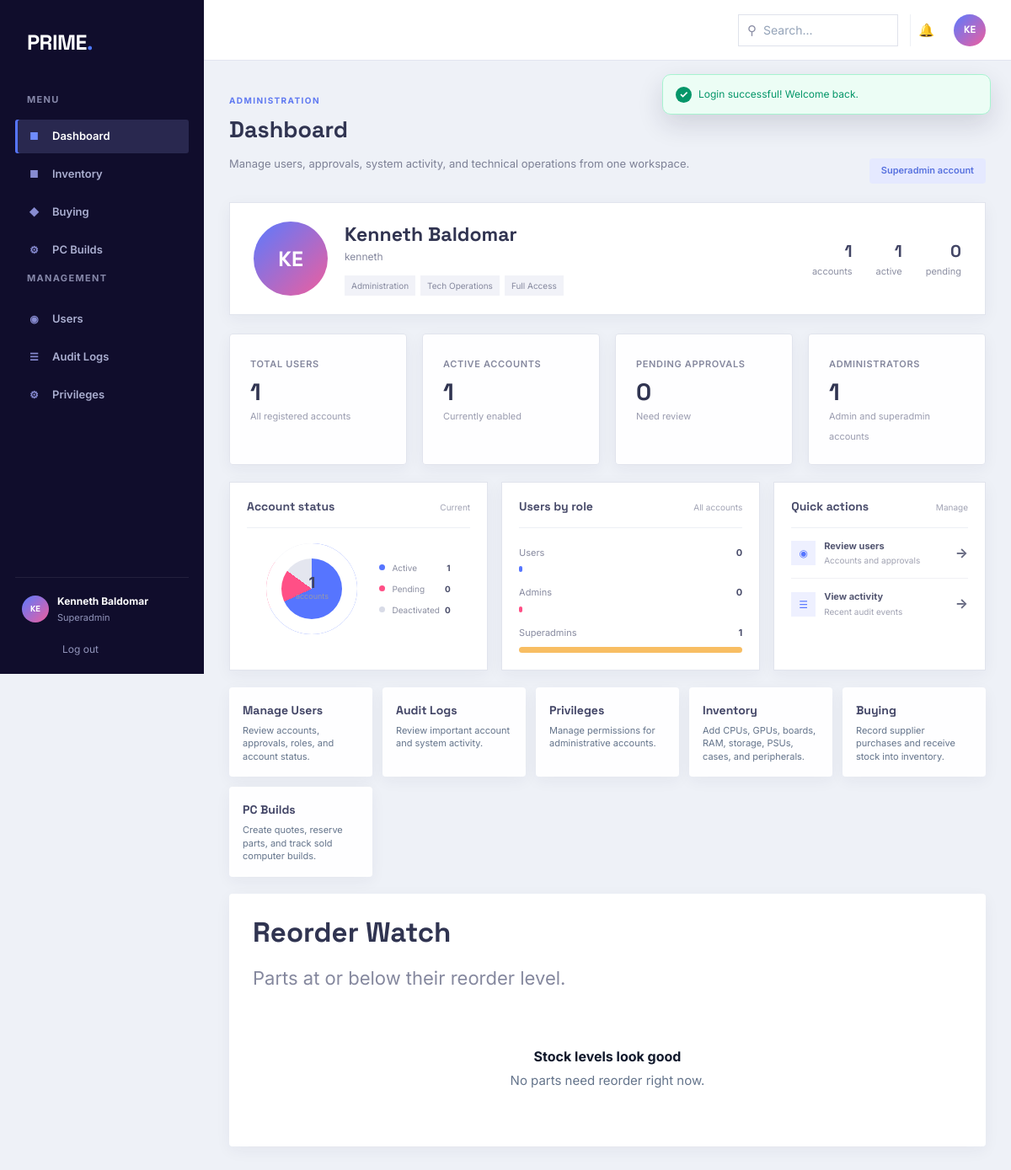
The app's page /dashboard.php (signed in) with its own data.
### tables this page shows
CREATE TABLE `users` (
  `id` int(11) NOT NULL,
  `id_number` varchar(20) NOT NULL,
  `username` varchar(100) NOT NULL,
  `first_name` varchar(100) NOT NULL,
  `middle_name` varchar(100) DEFAULT NULL,
  `last_name` varchar(100) NOT NULL,
  `extension` varchar(20) DEFAULT NULL,
  `birthdate` date NOT NULL,
  `age` int(11) NOT NULL,
  `street` varchar(255) NOT NULL,
  `barangay` varchar(100) DEFAULT NULL,
  `city` varchar(100) NOT NULL,
  `province` varchar(100) NOT NULL,
  `country` varchar(100) NOT NULL,
  `zip` varchar(10) NOT NULL,
  `email` varchar(150) NOT NULL,
  `password` varchar(255) NOT NULL,
  `role` enum('user','admin','superadmin') NOT NULL DEFAULT 'user',
  `status` enum('pending','active','deactivated') NOT NULL DEFAULT 'pending',
  `deactivation_duration` enum('1_month','3_months','6_months','manual') DEFAULT NULL,
  `deactivated_until` datetime DEFAULT NULL,
  `status_reason` varchar(255) DEFAULT NULL,
  `status_changed_at` datetime DEFAULT NULL,
  `auth_q1` varchar(255) DEFAULT NULL,
  `auth_a1` varchar(255) DEFAULT NULL,
  `auth_q2` varchar(255) DEFAULT NULL,
  `auth_a2` varchar(255) DEFAULT NULL,
  `auth_q3` varchar(255) DEFAULT NULL,
  `auth_a3` varchar(255) DEFAULT NULL,
  `must_change_password` tinyint(1) NOT NULL DEFAULT 0,
  `created_at` timestamp NOT NULL DEFAULT current_timestamp()
);

### auth.php (called while the page is built, shortened)
<?php
function e($value) {
    return htmlspecialchars((string)$value, ENT_QUOTES, 'UTF-8');
}
function current_app_user(mysqli $conn): ?array {
    $stmt = $conn->prepare("SELECT id, username, first_name, last_name, role, status, must_change_password FROM users WHERE id = ? LIMIT 1");
    $stmt->bind_param('i', $_SESSION['user_id']);
    $stmt->execute();
    $user = $stmt->get_result()->fetch_assoc();
    return $user;
}
function require_login(mysqli $conn): array {
    $user = current_app_user($conn);
    return $user;
}
?>

### dashboard.php (the view, shortened to what this page needs)
<?php
require_once 'config.php';
$currentUser = require_login($conn);
$stats = [
    'users' => 0,
    'admins' => 0,
    'superadmins' => 0,
    'pending' => 0,
    'active' => 0,
    'deactivated' => 0,
    'parts' => 0,
    'low_stock' => 0,
    'builds' => 0,
    'inventory_value' => 0,
];
$statsResult = $conn->query("SELECT role, status, COUNT(*) AS total FROM users GROUP BY role, status");
if ($statsResult) {
    while ($stat = $statsResult->fetch_assoc()) {
        $roleKey = $stat['role'] === 'user' ? 'users' : $stat['role'] . 's';
        $stats[$roleKey] += (int)$stat['total'];
        $stats[$stat['status']] += (int)$stat['total'];
    }
}
$partStats = $conn->query("SELECT COUNT(*) AS parts, SUM(stock <= reorder_level) AS low_stock, COALESCE(SUM(stock * unit_cost), 0) AS inventory_value FROM tech_parts");
if ($partStats) {
    $row = $partStats->fetch_assoc();
    $stats['parts'] = (int)($row['parts'] ?? 0);
    $stats['low_stock'] = (int)($row['low_stock'] ?? 0);
    $stats['inventory_value'] = (float)($row['inventory_value'] ?? 0);
}
$buildStats = $conn->query("SELECT COUNT(*) AS builds FROM pc_builds WHERE status IN ('quoted', 'reserved')");
if ($buildStats) {
    $stats['builds'] = (int)($buildStats->fetch_assoc()['builds'] ?? 0);
}
$lowStockResult = $conn->query("SELECT sku, name, stock, reorder_level FROM tech_parts WHERE stock <= reorder_level ORDER BY stock ASC, name ASC LIMIT 5");
$lowStockParts = $lowStockResult ? $lowStockResult->fetch_all(MYSQLI_ASSOC) : [];
$isAdminDashboard = in_array($currentUser['role'], ['admin', 'superadmin'], true);
$displayName = trim(($currentUser['first_name'] ?? '') . ' ' . ($currentUser['last_name'] ?? '')) ?: ($currentUser['username'] ?? 'Account');
$avatarLetters = strtoupper(substr(preg_replace('/[^A-Za-z]/', '', $displayName), 0, 2));
$totalAccounts = $stats['users'] + $stats['admins'] + $stats['superadmins'];
?>
<!DOCTYPE html>
<html lang="en">
<head>
    <link rel="stylesheet" href="css/style.css">
</head>
<body>
    <?php include 'header.php'; ?>
    <?php if(isset($_SESSION['success'])): ?>
        <div class="form-success" id="alertBox"><?= htmlspecialchars($_SESSION['success']); unset($_SESSION['success']); ?></div>
    <?php endif; ?>
    <main class="container dashboard-page <?= $isAdminDashboard ? 'admin-dashboard-content' : ''; ?>">
        <div class="dashboard-intro">
            <div>
                <p class="eyebrow"><?= $isAdminDashboard ? 'ADMINISTRATION' : 'TECH OPERATIONS'; ?></p>
                <h2><?= $isAdminDashboard ? 'Dashboard' : 'Good to see you, ' . e($displayName) . '.'; ?></h2>
                <p class="dashboard-summary">
                    <?= $isAdminDashboard
                        ? 'Manage users, approvals, system activity, and technical operations from one workspace.'
                        : 'Manage computer parts inventory, supplier buying, and PC build jobs from one workspace.'; ?>
                </p>
            </div>
            <span class="dashboard-role"><?= e(ucfirst($currentUser['role'])); ?> account</span>
        </div>
        <?php if ($isAdminDashboard): ?>
            <section class="admin-profile-card">
                <div class="admin-profile-main">
                    <span class="admin-avatar large"><?= e($avatarLetters); ?></span>
                    <div>
                        <h1><?= e($displayName); ?></h1>
                        <p><?= e($currentUser['email'] ?? $currentUser['username']); ?></p>
                        <div class="admin-profile-tags"><span>Administration</span><span>Tech Operations</span><span>Full Access</span></div>
                    </div>
                </div>
                <div class="admin-profile-meta"><span><strong><?= number_format($totalAccounts); ?></strong> accounts</span><span><strong><?= number_format($stats['active']); ?></strong> active</span><span><strong><?= number_format($stats['pending']); ?></strong> pending</span></div>
            </section>
        <?php endif; ?>
        <?php if ($isAdminDashboard): ?>
        <section class="dashboard-stats" aria-label="Account summary">
            <?php if (in_array($currentUser['role'], ['admin', 'superadmin'], true)): ?>
            <article class="stat-card stat-users">
                <span class="stat-label">Total users</span>
                <strong><?= number_format($stats['users'] + $stats['admins'] + $stats['superadmins']); ?></strong>
                <span class="stat-detail">All registered accounts</span>
            </article>
            <article class="stat-card stat-active">
                <span class="stat-label">Active accounts</span>
                <strong><?= number_format($stats['active']); ?></strong>
                <span class="stat-detail">Currently enabled</span>
            </article>
            <article class="stat-card stat-admins">
                <span class="stat-label">Pending approvals</span>
                <strong><?= number_format($stats['pending']); ?></strong>
                <span class="stat-detail">Need review</span>
            </article>
            <article class="stat-card stat-superadmins">
                <span class="stat-label">Administrators</span>
                <strong><?= number_format($stats['admins'] + $stats['superadmins']); ?></strong>
                <span class="stat-detail">Admin and superadmin accounts</span>
            </article>
            <?php endif; ?>
        </section>
        <?php endif; ?>
        <?php if ($isAdminDashboard): ?>
            <section class="admin-chart-grid" aria-label="Administration overview">
                <article class="admin-chart-card">
                    <div class="admin-card-heading"><h3>Account status</h3><span>Current</span></div>
                    <div class="status-chart"><div class="status-donut"><strong><?= number_format($totalAccounts); ?></strong><small>accounts</small></div><div class="status-legend"><span><i class="active-dot"></i>Active <b><?= number_format($stats['active']); ?></b></span><span><i class="pending-dot"></i>Pending <b><?= number_format($stats['pending']); ?></b></span><span><i class="disabled-dot"></i>Deactivated <b><?= number_format($stats['deactivated']); ?></b></span></div></div>
                </article>
                <article class="admin-chart-card">
                    <div class="admin-card-heading"><h3>Users by role</h3><span>All accounts</span></div>
                    <div class="role-bars"><span><label>Users <b><?= number_format($stats['users']); ?></b></label><i style="width: <?= $totalAccounts ? round(($stats['users'] / $totalAccounts) * 100) : 0; ?>%"></i></span><span><label>Admins <b><?= number_format($stats['admins']); ?></b></label><i class="admin-bar" style="width: <?= $totalAccounts ? round(($stats['admins'] / $totalAccounts) * 100) : 0; ?>%"></i></span><span><label>Superadmins <b><?= number_format($stats['superadmins']); ?></b></label><i class="superadmin-bar" style="width: <?= $totalAccounts ? round(($stats['superadmins'] / $totalAccounts) * 100) : 0; ?>%"></i></span></div>
                </article>
                <article class="admin-chart-card admin-quick-card">
                    <div class="admin-card-heading"><h3>Quick actions</h3><span>Manage</span></div>
                    <a href="admin_users.php"><span class="quick-icon">&#9673;</span><span><strong>Review users</strong><small>Accounts and approvals</small></span><b>&rarr;</b></a>
                    <a href="audit_logs.php"><span class="quick-icon">&#9776;</span><span><strong>View activity</strong><small>Recent audit events</small></span><b>&rarr;</b></a>
                </article>
            </section>
        <?php endif; ?>
        <?php if ($isAdminDashboard): ?>
        <section class="dashboard-actions">
            <?php if (in_array($currentUser['role'], ['admin', 'superadmin'], true)): ?>
            <a class="tech-action" href="admin_users.php">
                <strong>Manage Users</strong>
                <span>Review accounts, approvals, roles, and account status.</span>
            </a>
            <a class="tech-action" href="audit_logs.php">
                <strong>Audit Logs</strong>
                <span>Review important account and system activity.</span>
            </a>
            <?php if ($currentUser['role'] === 'superadmin'): ?>
            <a class="tech-action" href="manage_privileges.php">
                <strong>Privileges</strong>
                <span>Manage permissions for administrative accounts.</span>
            </a>
            <?php endif; ?>
            <?php endif; ?>
            <a class="tech-action" href="inventory.php">
                <strong>Inventory</strong>
                <span>Add CPUs, GPUs, boards, RAM, storage, PSUs, cases, and peripherals.</span>
            </a>
            <a class="tech-action" href="purchases.php">
                <strong>Buying</strong>
                <span>Record supplier purchases and receive stock into inventory.</span>
            </a>
            <a class="tech-action" href="builds.php">
                <strong>PC Builds</strong>
                <span>Create quotes, reserve parts, and track sold computer builds.</span>
            </a>
        </section>
        <?php endif; ?>
        <?php if ($isAdminDashboard): ?>
        <section class="admin-panel dashboard-low-stock">
            <div class="admin-heading">
                <div>
                    <h2>Reorder Watch</h2>
                    <p>Parts at or below their reorder level.</p>
                </div>
            </div>
            <?php if ($lowStockParts): ?>
                <div class="table-wrap">
                    <table class="admin-table">
                        <thead><tr><th>SKU</th><th>Part</th><th>Stock</th><th>Reorder Level</th></tr></thead>
                        <tbody>
                        <?php foreach ($lowStockParts as $part): ?>
                            <tr>
                                <td><?= e($part['sku']); ?></td>
                                <td><strong><?= e($part['name']); ?></strong></td>
                                <td><?= (int)$part['stock']; ?></td>
                                <td><?= (int)$part['reorder_level']; ?></td>
                            </tr>
                        <?php endforeach; ?>
                        </tbody>
                    </table>
                </div>
            <?php else: ?>
                <div class="empty-state"><strong>Stock levels look good</strong><span>No parts need reorder right now.</span></div>
            <?php endif; ?>
        </section>
        <?php endif; ?>
    </main>
    <?php include 'footer.php'; ?>
</body>
</html>

### header.php (shortened to what this page needs)
<?php
$current_page = basename($_SERVER['PHP_SELF']);
$is_logged_in = isset($_SESSION['logged_in']) && $_SESSION['logged_in'] === true;
$is_admin_shell = $is_logged_in && isset($_SESSION['role']) && in_array($_SESSION['role'], ['admin', 'superadmin'], true);
$display_name = trim(($_SESSION['first_name'] ?? '') . ' ' . ($_SESSION['last_name'] ?? '')) ?: ($_SESSION['username'] ?? $_SESSION['identifier'] ?? 'Account');
$avatar_letters = strtoupper(substr(preg_replace('/[^A-Za-z]/', '', $display_name), 0, 2));
?>
<?php if ($is_admin_shell): ?>
    <div class="admin-layout">
        <aside class="admin-sidebar">
            <div class="admin-brand">PRIME<span>.</span></div>
            <p class="admin-sidebar-label">MENU</p>
            <nav class="admin-sidebar-nav" aria-label="Dashboard navigation">
                <a class="<?= $current_page === 'dashboard.php' ? 'active' : ''; ?>" href="dashboard.php"><span class="sidebar-icon">&#9632;</span>Dashboard</a>
                <a class="<?= $current_page === 'inventory.php' ? 'active' : ''; ?>" href="inventory.php"><span class="sidebar-icon">&#9632;</span>Inventory</a>
                <a class="<?= $current_page === 'purchases.php' ? 'active' : ''; ?>" href="purchases.php"><span class="sidebar-icon">&#9670;</span>Buying</a>
                <a class="<?= $current_page === 'builds.php' ? 'active' : ''; ?>" href="builds.php"><span class="sidebar-icon">&#9881;</span>PC Builds</a>
                <p class="admin-sidebar-label">MANAGEMENT</p>
                <a class="<?= $current_page === 'admin_users.php' ? 'active' : ''; ?>" href="admin_users.php"><span class="sidebar-icon">&#9673;</span>Users</a>
                <a class="<?= $current_page === 'audit_logs.php' ? 'active' : ''; ?>" href="audit_logs.php"><span class="sidebar-icon">&#9776;</span>Audit Logs</a>
                <?php if (in_array($_SESSION['role'], ['admin', 'superadmin'], true)): ?>
                    <a class="<?= $current_page === 'manage_privileges.php' ? 'active' : ''; ?>" href="manage_privileges.php"><span class="sidebar-icon">&#9881;</span>Privileges</a>
                <?php endif; ?>
            </nav>
            <div class="admin-sidebar-footer">
                <a href="edit_info.php" class="admin-account-link">
                    <span class="admin-avatar small"><?= e($avatar_letters); ?></span>
                    <span><strong><?= e($display_name); ?></strong><small><?= e(ucfirst($_SESSION['role'])); ?></small></span>
                </a>
                <a href="logout.php" class="admin-logout">Log out</a>
            </div>
        </aside>
        <div class="admin-workspace">
            <header class="admin-topbar">
                <div class="admin-topbar-tools">
                    <label class="admin-search"><span>&#9906;</span><input type="search" placeholder="Search..."></label>
                    <a href="audit_logs.php" class="admin-topbar-icon" aria-label="Notifications">&#128276;</a>
                    <a href="edit_info.php" class="admin-avatar"><?= e($avatar_letters); ?></a>
                </div>
            </header>
<?php endif; ?>

### footer.php (shortened to what this page needs)
<?php
$is_admin_shell = isset($_SESSION['logged_in'], $_SESSION['role'])
    && $_SESSION['logged_in'] === true
    && in_array($_SESSION['role'], ['admin', 'superadmin'], true);
?>
<?php if ($is_admin_shell): ?>
        </div>
    </div>
<?php endif; ?>

### records on screen
users: role+username "Superadmin", avatarLetters "KE", displayName "Kenneth Baldomar", username "kenneth"

### other values on screen
$avatar_letters "KE"
$display_name "Kenneth Baldomar"
$_SESSION['role'] "Superadmin"
$_SESSION['success'] "Login successful! Welcome back."
$totalAccounts "1"
$stats['active'] "1"
$stats['pending'] "0"
$stats['users'] + $stats['admins'] + $stats['superadmins'] "1"
$stats['admins'] + $stats['superadmins'] "1"
$stats['deactivated'] "0"
$stats['users'] "0"
$stats['admins'] "0"
$stats['superadmins'] "1"
